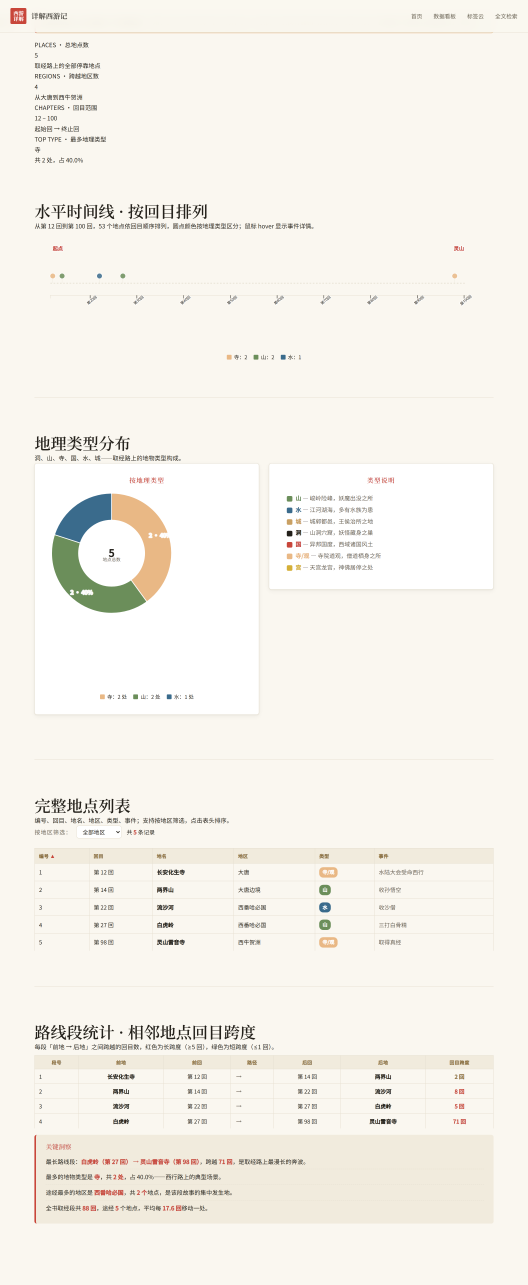
#> input picture docs/S4-学术投稿/装饰投稿/图表/图5-取经路线图-浅.png, 2640 x 6422 px, found by its file name (shown at 1/5 size)
$ python _w608_crop_fig5.py
#> lines starting #> are read from the running program, lines starting #| are printed output that depends on the picture
"""_w608_crop_fig5.py — W608 匿名稿图 5 顶栏脱敏裁剪（一次性·可重复执行）

图 5-取经路线图-浅.png（2640×6422）为整页截图，顶部约 110px 含站点品牌栏
（「详解西游记」logo + 首页/数据看板/标签云/全文检索 导航）——双盲评审脱敏面。
裁顶栏后输出衍生图至 tmpe（不入仓库图表目录·仅匿名稿 docx 经 FIG5_OVERRIDE 引用）。
图 3/图 4 经核查为纯图表无品牌栏，无需处理。
"""
from PIL import Image
import os

SRC = r"D:\xiyouji\docs\S4-学术投稿\05-投稿\装饰投稿\图表\图5-取经路线图-浅.png"
OUT = r"D:\xiyouji\tmpe\w607_docxgen\图5-取经路线图-浅-匿名.png"
CROP_TOP = 175  # 品牌栏高（160px 时顶缘仍余 logo 底尖红线·175px 净·KPI 区自 y≈235 起）

img = Image.open(SRC)
#> img is the input picture: PIL image 2640x6422 RGB; mean R, G, B 245.8, 242.8, 235.5
w, h = img.size
#> w = 2640; h = 6422
assert (w, h) == (2640, 6422), f"源图尺寸变化：{w}x{h}，请复核 CROP_TOP"
cropped = img.crop((0, CROP_TOP, w, h))
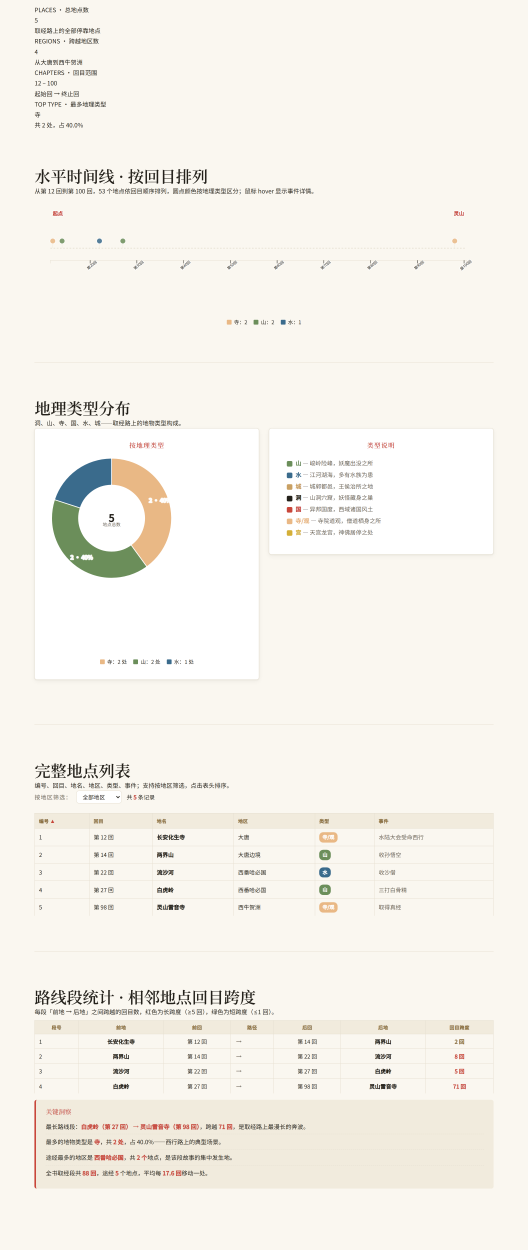
#> cropped: PIL image 2640x6247 RGB (shown at 1/5 size); mean R, G, B 245.8, 242.8, 235.6
os.makedirs(os.path.dirname(OUT), exist_ok=True)
cropped.save(OUT)
print(f"cropped: {w}x{h} -> {w}x{h - CROP_TOP} -> {OUT}")
#| cropped: 2640x6422 -> 2640x6247 -> D:\xiyouji\tmpe\w607_docxgen\图5-取经路线图-浅-匿名.png
